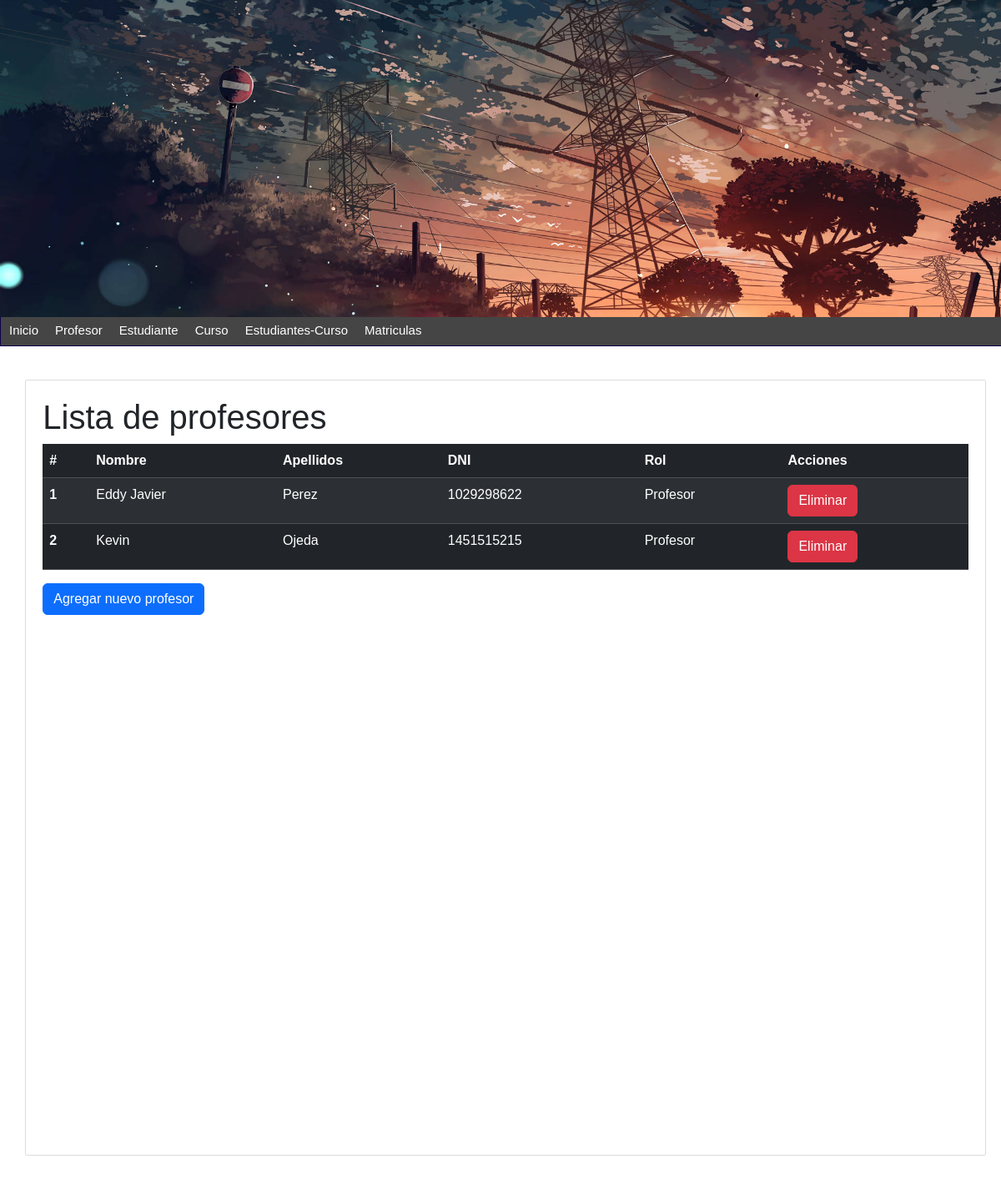
The page /Lista-profesor/ on the database its author committed.
### persona/models.py (models this page shows, shortened)
class Persona(models.Model):
    nombre = models.CharField(max_length=100)
    apellidos = models.CharField(max_length=100)
    dni = models.CharField(max_length=10, unique=True)  # dni unico
    telefono = models.CharField(max_length=10)
    email = models.EmailField()
    fecha_nacimiento = models.DateField()
    rol = models.CharField(max_length=20)
    created_at = models.DateTimeField(auto_now_add=True)
    class Meta:
        db_table = 'persona'

### persona/views.py (the view)
# urls.py: path('Lista-profesor/',get_profesor, name='lista-profesor'),
def get_profesor(request):
    profesores = Persona.objects.filter(rol='Profesor')
    return render(request, 'lista-profesor.html', {
        'title': 'Lista de profesores',
        'profesor': profesores
    })

### persona/templates/lista-profesor.html (shortened to what this page needs)
{% extends "index.html" %}
{% block content %}
<h1>{{ title }}</h1>
<link rel="stylesheet" type="text/css" href="https://cdn.datatables.net/1.11.5/css/jquery.dataTables.css">
<table id="miTablaProfesores" class="table table-dark table-striped">
    <thead>
        <tr>
            <th scope="col">#</th>
            <th scope="col">Nombre</th>
            <th scope="col">Apellidos</th>
            <th scope="col">DNI</th>
            <th scope="col">Rol</th>
            <th scope="col">Acciones</th>
        </tr>
    </thead>
    <tbody>
        {% for profesor in profesor %}
        <tr>
            <th scope="row">{{ forloop.counter }}</th>
            <td>{{ profesor.nombre }}</td>
            <td>{{ profesor.apellidos }}</td>
            <td>{{ profesor.dni }}</td>
            <td>{{ profesor.rol }}</td>
            <td>
                <a href="{% url 'eliminar-profesor' profesor.dni %}" class="btn btn-danger" onclick="return confirm('¿Estás seguro que deseas eliminar este profesor?');">Eliminar</a>
            </td>
        </tr>
        {% endfor %}
    </tbody>
</table>
<a href="{% url 'formulario_profesor' %}" class="btn btn-primary">Agregar nuevo profesor</a>
{% endblock %}

### mainApp/static/css/styles.css (style rules this page uses)
* { margin: 0px; padding: 0px; font-family: Arial, Helvetica, sans-serif; text-decoration: none; }
body { background-color: #f2f2f2; }

### rows shown on the page
Persona: nombre "Eddy Javier", apellidos "Perez", dni "1029298622", rol "Profesor"
Persona: nombre "Kevin", apellidos "Ojeda", dni "1451515215", rol "Profesor"

### other values the page prints
{{ title }} "Lista de profesores"
